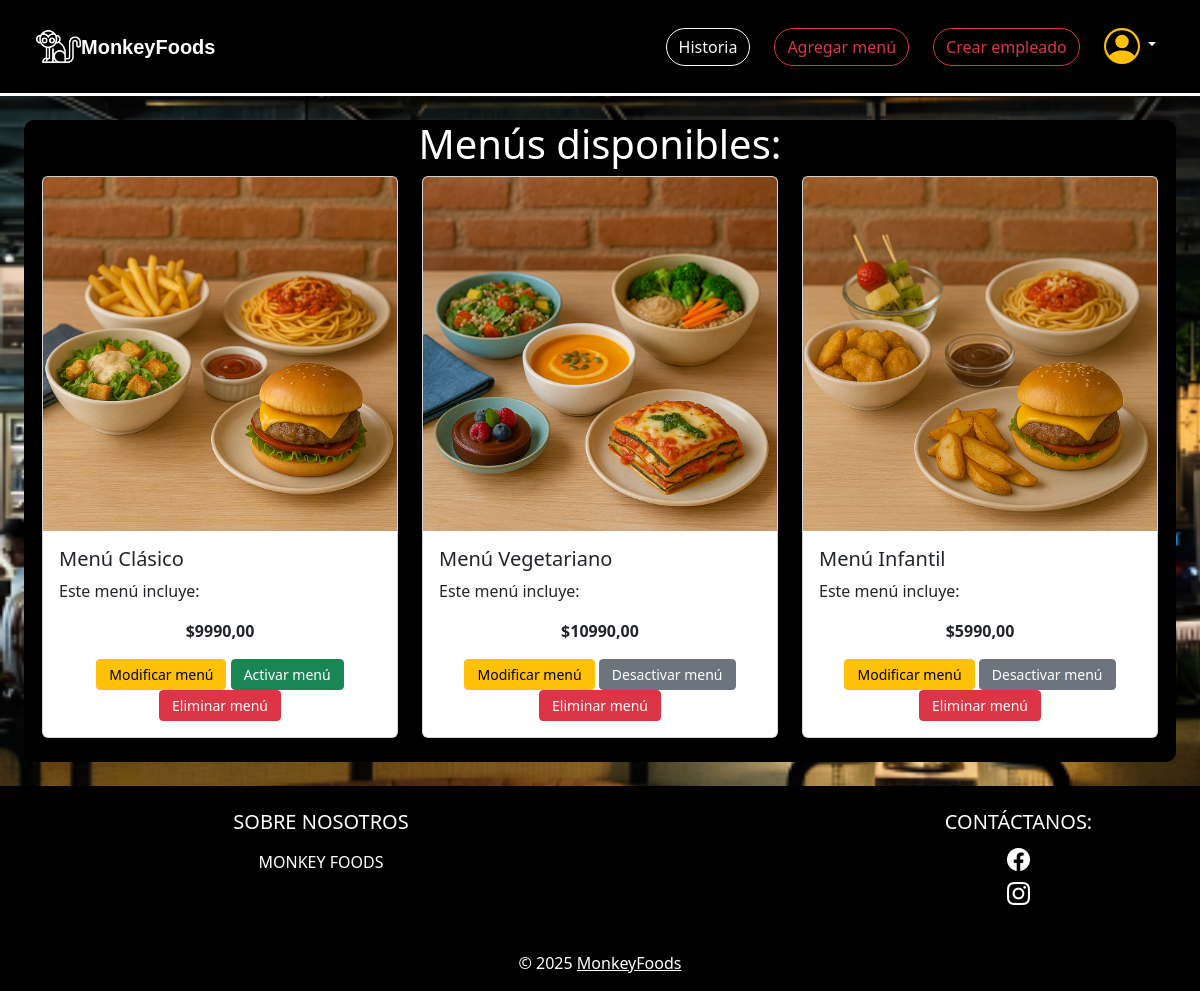
Screenshot of /menus/ (signed in) with the database file from the repository.
### apps/menus/models.py (models this page shows, shortened)
class Menu(models.Model):
    nombre = models.CharField(max_length=100)
    descripcion = models.TextField()
    precio = models.DecimalField(max_digits=8, decimal_places=2)
    imagen = models.ImageField(upload_to='imagenes_menus/', blank=True, null=True)
    activo = models.BooleanField(default=True)  # <-- Nuevo campo para activar/desactivar menú

### apps/menus/views.py (the view)
# urls.py: path('', views.menus, name='menus'),
@login_required
def menus(request):
    if request.user.rol in [3,4]:  # admins ven todo
        lista_menus = Menu.objects.all()
    else:
        lista_menus = Menu.objects.filter(activo=True)
    context = {'menus': lista_menus}
    return render(request, 'menus/menus.html', context)

### apps/menus/templates/menus/menus.html (shortened to what this page needs)
{% load static %}
<!DOCTYPE html>
<html lang="es">
<head>
    <link href="https://cdn.jsdelivr.net/npm/bootstrap@5.3.3/dist/css/bootstrap.min.css" rel="stylesheet"
>
    <link rel="stylesheet" href="https://cdn.jsdelivr.net/npm/bootstrap-icons@1.11.3/font/bootstrap-icons.min.css">
    <link rel="stylesheet" href="{% static 'menus/css/styles.css' %}">
</head>
<body class="body-fondo">
    <nav class="navbar navbar-expand-lg bg-body-primary navbar-settings p-4">
        <div class="container-fluid">
            <a href="{% url 'index' %}">
                <img style="width: 45px; height: 45px;" src="{% static 'home/img/mono-blanco.png' %}" alt="marca">
                <a class="navbar-brand marca" href="{% url 'index' %}">MonkeyFoods</a>
            </a>
            <div class="collapse navbar-collapse" id="navbarSupportedContent">
                {% if request.user.is_authenticated %}
                <form class="d-flex gap-4" role="search">
                    <a href="{% url 'historia' %}">
                        <button class="btn btn-outline-light history" type="button">Historia</button>
                    </a>
                    {% if request.user.rol == 3 or request.user.rol == 4 %}
                    <a href="{% url 'agregar_menu' %}">
                        <button class="btn btn-outline-danger history" type="button">Agregar menú</button>
                    </a>
                    {% else %}
                    <a href="{% url 'menus' %}">
                        <button class="btn btn-outline-light history" type="button">Menús</button>
                    </a>
                    {% endif %}
                    {% if request.user.rol == 4 %}
                    <a href="{% url 'crear_empleado' %}">
                        <button class="btn btn-outline-danger history" type="button">Crear empleado</button>
                    </a>
                    {% endif %}
                    <div class="nav-item dropdown dropdown-perfil me-2">
                        <a class="nav-link dropdown-toggle" href="#" role="button" data-bs-toggle="dropdown">
                        </a>
                    </div>
                </form>
                {% endif %}
            </div>
        </div>
    </nav>
    <div class="m-4" style="background-color: black; border-radius: 10px;">
        <h1 class="text-white text-center">Menús disponibles:</h1>
        <div class="container">
        {% if menus %}
            <div class="row row-cols-1 row-cols-md-3 g-4">
            {% for menu in menus %}
            <div class="col mb-4">
                <div class="card h-100 text-dark">
                    {% if menu.imagen %}
                        <img src="{{ menu.imagen.url }}" class="card-img-top" alt="{{ menu.nombre }}">
                    {% else %}
                        <img src="{% static 'menus/img/default_menu.jpg' %}" class="card-img-top" alt="Sin imagen">
                    {% endif %}
                    <div class="card-body">
                        <h5 class="card-title">{{ menu.nombre }}</h5>
                        <p class="card-text">{{ menu.descripcion }}</p>
                        <p class="card-text" style="text-align: center;"><strong>${{ menu.precio }}</strong></p>
                        {% if request.user.is_authenticated and request.user.rol == 3 or request.user.rol == 4 %}
                        <div class="text-center">
                            <a href="{% url 'modificar_menu' menu.id %}" class="btn btn-sm btn-warning" style="white-space: nowrap; padding: 0.25rem 0.75rem;">Modificar menú</a>
                            <form method="POST" action="{% url 'activar_desactivar_menu' menu.id %}"
                                onsubmit="return confirm('¿Estás seguro de cambiar el estado de este menú?');"
                                style="margin: 0; width: auto; display: inline;">
                                {% if menu.activo %}
                                    <button type="submit" class="btn btn-secondary btn-sm" style="white-space: nowrap; padding: 0.25rem 0.75rem;">Desactivar menú</button>
                                {% else %}
                                    <button type="submit" class="btn btn-success btn-sm" style="white-space: nowrap; padding: 0.25rem 0.75rem;">Activar menú</button>
                                {% endif %}
                            </form>
                            <form method="POST" action="{% url 'eliminar_menu' menu.id %}"
                                onsubmit="return confirm('¿Estás seguro de eliminar este menú?');"
                                style="margin: 0; width: auto; display: inline;">
                                <button type="submit" class="btn btn-danger btn-sm" style="white-space: nowrap; padding: 0.25rem 0.75rem;">Eliminar menú</button>
                            </form>
                        </div>
                        {% endif %}
                    </div>
                </div>
            </div>
            {% endfor %}
            </div>
        {% else %}
            <p class="text-white text-center">No hay menús disponibles aún :/</p>
        {% endif %}
        </div>
    </div>
</body>
<footer class="text-white text-center" style="background-color: black;">
    <div class="container p-4">
        <div class="row">
            <div class="col-lg-6 col-md-12 mb-4 mb-md-0 text-center">
                <h5 class="text">SOBRE NOSOTROS</h5>
                <p class="mt-3">
                    MONKEY FOODS
                </p>
            </div>
            <div class="col-lg-3 col-md-6 mb-4 mb-md-0 ms-auto text-center">
                <h5 class="text">CONTÁCTANOS:</h5>
                <ul class="list-unstyled mb-0">
                    <li>
                        <a class="text-white" href="#">
                            <i class="bi bi-facebook" style="font-size: 23px;"></i>
                        </a>
                    </li>
                    <li>
                        <a class="text-white" href="#">
                            <i class="bi bi-instagram" style="font-size: 23px;"></i>
                        </a>
                    </li>
                </ul>
            </div>
        </div>
    </div>
    <div class="text-center p-3" style="background-color: rgba(0, 0, 0, 0.2);">
        © 2025
        <a class="text-white" href="{% url 'index' %}">MonkeyFoods</a>
    </div>
</footer>
</html>

### apps/menus/static/menus/css/styles.css (style rules this page uses)
.navbar-settings { background-color: black; border-bottom: 3px solid; color: white; }
.history { border-radius: 40px; }
.marca { color: white; font-weight: bold; text-align: right; background-size: 20%; font-family: "Century Gothic", sans-serif; }
.body-fondo { background-image: url(../img/fondo.png); background-size: cover; background-position: cover; background-repeat: no-repeat; background-attachment: fixed; }
.dropdown-perfil { min-width: auto; max-width: auto; width: auto; }

### rows the page displays
Menu: imagen (picture), nombre "Menú Clásico", descripcion "Este menú incluye:", precio "9990,00", activo "Activar menú"
Menu: imagen (picture), nombre "Menú Vegetariano", descripcion "Este menú incluye:", precio "10990,00", activo "Desactivar menú"
Menu: imagen (picture), nombre "Menú Infantil", descripcion "Este menú incluye:", precio "5990,00", activo "Desactivar menú"
